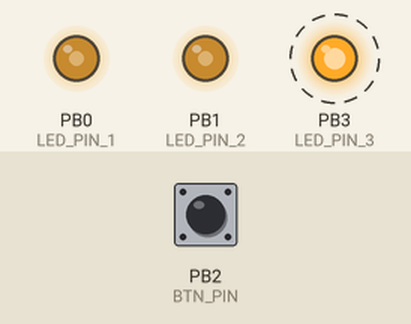
Recording of a sketch running on a simulated ATtiny85, built with avr-gcc and run on an emulated ATtiny85. On the bench: output pins drawn as LEDs (lit = HIGH). Dashed ring = blinking. The test bench sets the inputs (shaded band); at power-on: PB2 (BTN_PIN) HIGH.

Above: at 5.05 s.
5.1 s: PB2 (BTN_PIN) pulsed LOW 2 times (0.12 s each, 0.3 s apart)
At 8.0 s:
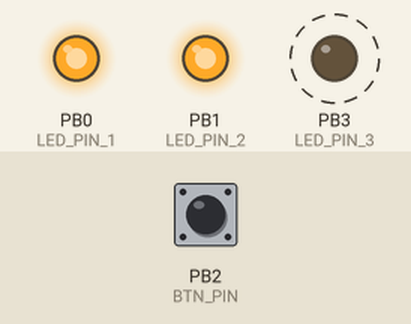
8.1 s: PB2 (BTN_PIN) pulled LOW for 0.15 s
11.2 s: PB2 (BTN_PIN) pulled LOW for 1 s
14.2 s: PB2 (BTN_PIN) pulled LOW for 0.15 s
At 14.36 s:
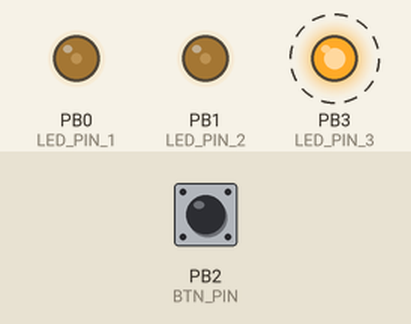
17.2 s: PB2 (BTN_PIN) pulled LOW for 3.2 s
At 17.37 s:
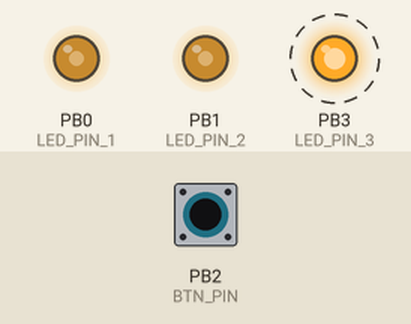
21.9 s: PB2 (BTN_PIN) pulsed LOW 2 times (0.12 s each, 0.3 s apart)
At 23.3 s:
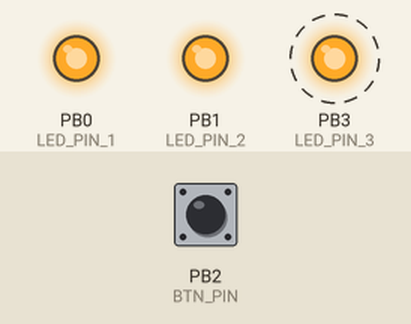
Timing chart, 0 to 23.8 s (numbered marks = the images above; inputs shaded):
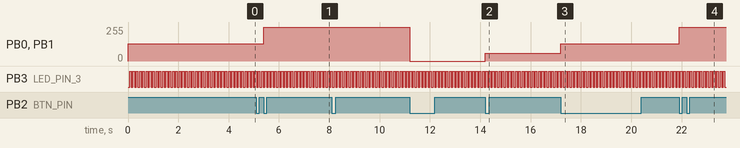

The sketch:

horseblanket.ino
```cpp
/*
Horse LED blanket

Christian Worton

ATTINY85 1MHz Internal clock

PINS:

1 RST               8 VCC
2 (PB4)             7 (PB2) BUTTON IN (EXTERNAL PULLUP)
3 (PB3) PWR LED     6 (PB1) PWM OUT LED STRIP 2
4 GND               5 (PB0) PWM OUT LED STRIP 1

*/

//#include "avr/io.h"
//#include "avr/interrupt.h"

#define F_CPU 1000000  // 1MHz

#define DEBUG 1

#define LED_PIN_1 0  // strip one
#define LED_PIN_2 1  // strip 2
#define LED_PIN_3 3  // power led
#define BTN_PIN 2    // push button

#define BTN_PRESSED 0  // button grounds the pin
#define BTN_NOT_PRESSED 1

#define BUTTON_MODE_OFF 0   // 0% duty cycle
#define BUTTON_MODE_LOW 1   //
#define BUTTON_MODE_MID 2   //
#define BUTTON_MODE_HIGH 3  // 100% duty cycle
#define BUTTON_MODE_WAVE 4  // triangle wave of LED strip brightness
#define BUTTON_MODE_MAX 4

#define WAVE_DELAY 400  // number of loops before updating wave index

#define PWR_LED_FLASH_SPEED 10
#define PWR_LED_FLASH_ON 64
#define PWR_LED_FLASH_OFF 0

volatile uint8_t button_mode = 0;   // set by pin-change interrupt
uint8_t shadow_button_mode = 0xFF;  // copied from button_mode during loop (maybe not needed)

// selectable brightness levels for LED strip
uint8_t pwm_levels[] = { 60, 130, 254 };

// triangle wave for led strip
uint8_t wave_index;
uint8_t wave_value;
uint16_t wave_counter;

volatile uint8_t pwr_led_state;
volatile uint16_t pwr_led_counter;

void init() {
  pinMode(LED_PIN_1, OUTPUT);  // LED strip 1
  pinMode(LED_PIN_2, OUTPUT);  // LED strip 2
  pinMode(BTN_PIN, INPUT);
  pinMode(LED_PIN_3, OUTPUT);  // POWER LED
  pinMode(4, INPUT_PULLUP);    // unused and tied high

  // shut down unused modules to preserve battery life:
  // bit 3 = Timer 1  (used for power LED flash)
  // bit 2 = Timer 0  (used for PWM of LEDs)
  // bit 1 = USI      (off)
  // bit 0 = ADC      (off)
  PRR = 0b00000011;

  GIMSK |= (1 << PCIE);  // enable pin change interrupt
  PCMSK = 0b00000100;    // enable pc interrupt on PB2 (pin 7 = push button)

  TCCR0A = 0b00000011;  // Fast PWM, Normal port operation, OC0A/OC0B disconnect
  TCCR0B = 0b00000010;  // PWM timer0 clock/8 (Resulting in 480Hz on 1MHz ???)

  TCCR1 = 0b00001100;   // timer1 is simple counter and running at clock/2048 (power led flash)
  TIMSK |= (1<<TOIE1);  // enable timer1 overflow interrupt

  SREG |= 0b10000000;  // enable global interrupts

  button_mode = BUTTON_MODE_LOW;
  shadow_button_mode = button_mode;
  analogWrite(LED_PIN_1, pwm_levels[shadow_button_mode]);
  analogWrite(LED_PIN_2, pwm_levels[shadow_button_mode]);

  pwr_led_state = 0;

  wave_counter = WAVE_DELAY;
  wave_index = 0;
}

ISR(PCINT0_vect) {
  if (digitalRead(BTN_PIN) == BTN_PRESSED) {
    if (button_mode >= BUTTON_MODE_MAX)
      button_mode = 0;
    else
      button_mode++;
  }
}

ISR(TIMER1_OVF_vect) {
  pwr_led_state=!pwr_led_state;
  digitalWrite(LED_PIN_3,pwr_led_state);
}

int main() {

  init();

  while (1) {
    // button has been pressed
    if (shadow_button_mode != button_mode) {
      shadow_button_mode = button_mode;
      if (shadow_button_mode == BUTTON_MODE_OFF) {
        analogWrite(LED_PIN_1, 0);
        analogWrite(LED_PIN_2, 0);
        // separated out as a special case incase we need
        // to do something extra in "off" state
      } else {
        analogWrite(LED_PIN_1, pwm_levels[shadow_button_mode - 1]);
        analogWrite(LED_PIN_2, pwm_levels[shadow_button_mode - 1]);
      }
    }

    // are we in wave mode and need to process the wave PWM?
    if (shadow_button_mode == BUTTON_MODE_WAVE) {
      if (--wave_counter == 0) {
        wave_counter = WAVE_DELAY;
        // 8-bit value that wraps around
        wave_index++;
        // the 256 value index range is split
        // in lower and upper half by checking the high bit.
        // this gives us a wave_value that is a triangle wave 0->127->0
        if (wave_index & 0x80) {
          wave_value = 0xFF - wave_index;
        } else {
          wave_value = wave_index;
        }
        // the wave value is multiplied by 2 to give full brightness
        analogWrite(LED_PIN_1, wave_value << 1);
        analogWrite(LED_PIN_2, (0xFF - wave_value) << 1);  // bit flipped
      }
    }
  }
  return 0;
}
```

Measured:
- after the input at 5.1 s, PB0 (LED_PIN_1), PB1 (LED_PIN_2): 130/255 → 254/255 after 0.30 s
- after the input at 14.2 s, PB0 (LED_PIN_1), PB1 (LED_PIN_2): 0/255 → 60/255 at once
- after the input at 17.2 s, PB0 (LED_PIN_1), PB1 (LED_PIN_2): 60/255 → 130/255 at once
- after the input at 21.9 s, PB0 (LED_PIN_1), PB1 (LED_PIN_2): 130/255 → 254/255 at once
- by itself, PB3 (LED_PIN_3): alternates HIGH for 0.07 s and LOW for 0.07 s
